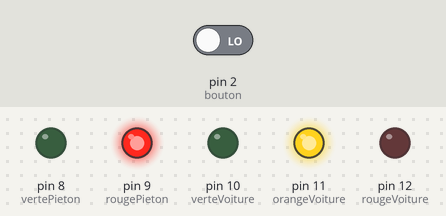
Bench run of a sketch on a simulated Arduino Uno, built with avr-gcc and run on an emulated ATmega328P. Parts: output pins drawn as LEDs (lit = HIGH). The inputs (shaded band) are chosen by the test bench; at power-on: pin 2 (bouton) LOW.

Above: at 17.8 s.
17.9 s: pin 2 (bouton) driven HIGH
At 18.7 s:
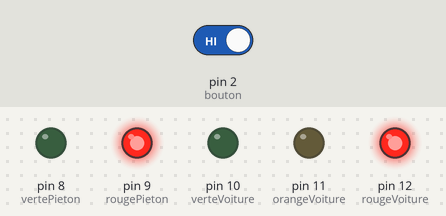
At 26.4 s:
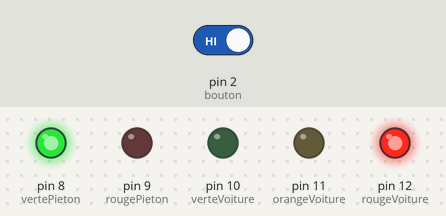
31.5 s: pin 2 (bouton) driven LOW
At 37.9 s:
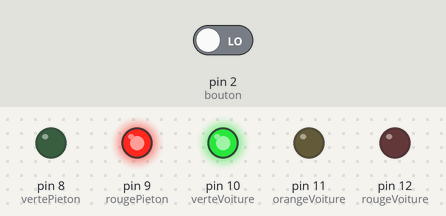
Timing chart, 0 to 51.5 s (numbered marks = the images above; inputs shaded):
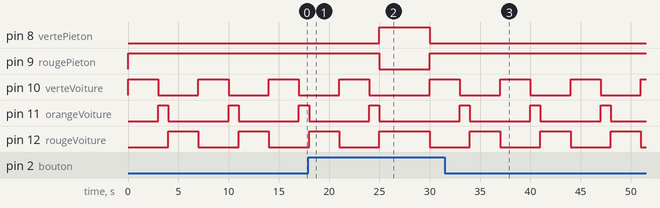

The sketch:

TP_Feux_tricolore_pieton.ino
```cpp
// (licence header left out)
// Initialisation des constantes pour les LED
const int rougeVoiture = 12;
const int orangeVoiture = 11;
const int verteVoiture = 10;

const int rougePieton = 9;
const int vertePieton = 8;

// Numéro broche du bouton poussoir
const int bouton = 2;

// Déclaration des variables :
int etatBouton = 0;

// execution unique
void setup() {
// broches des LED en sorties :
pinMode(rougeVoiture, OUTPUT);
pinMode(orangeVoiture, OUTPUT);
pinMode(verteVoiture, OUTPUT);

pinMode(rougePieton, OUTPUT);
pinMode(vertePieton, OUTPUT);

// broche bouton en entrée :
pinMode(bouton, INPUT);
}

// boucle infinie
void loop() {
// normallement le feu piéton est toujours rouge
digitalWrite(rougePieton, HIGH);

// feu voiture Vert allumé 3s
digitalWrite(verteVoiture, HIGH);
delay(3000);
digitalWrite(verteVoiture, LOW);

// l'état du bouton stocké dans etatBouton :
etatBouton = digitalRead(bouton);

// le bouton est appuyé si etatBouton = HIGH
if (etatBouton == HIGH) {
digitalWrite(orangeVoiture, HIGH);
delay(1000);
digitalWrite(orangeVoiture, LOW);

digitalWrite(rougeVoiture, HIGH);

// feu piéton passe au vert pendant 5s
digitalWrite(rougePieton, LOW);
digitalWrite(vertePieton, HIGH);

delay(5000);

// feu piéton redevient rouge
digitalWrite(rougePieton, HIGH);
digitalWrite(vertePieton, LOW);

// feu voiture Rouge est éteint
// avant retour au déroulement normal
digitalWrite(rougeVoiture, LOW);
}
else {
// Fonctionnement normal du feu voiture:
// orange 1s, rouge 3s
digitalWrite(orangeVoiture, HIGH);
delay(1000);
digitalWrite(orangeVoiture, LOW);

digitalWrite(rougeVoiture, HIGH);
delay(3000);
digitalWrite(rougeVoiture, LOW);
}
}
```

Measured:
- after the input at 17.9 s, pin 8 (vertePieton): LOW → HIGH after 7.1 s, → LOW 5.0 s later; pin 9 (rougePieton): HIGH → LOW after 7.1 s, → HIGH 5.0 s later; pin 11 (orangeVoiture): goes on until 25.0 s, then stays LOW
- after the input at 31.5 s, pin 8 (vertePieton): stops changing and stays LOW; pin 9 (rougePieton): stops changing and stays HIGH
- by itself, pin 10 (verteVoiture), pin 12 (rougeVoiture): alternates HIGH for 3.0 s and LOW for 4.0 s
- by itself, pin 11 (orangeVoiture): alternates HIGH for 1.0 s and LOW for 6.0 s
